Frame 1 (no input): blank canvas, image omitted
Frame 60 (no input): blank canvas, image omitted
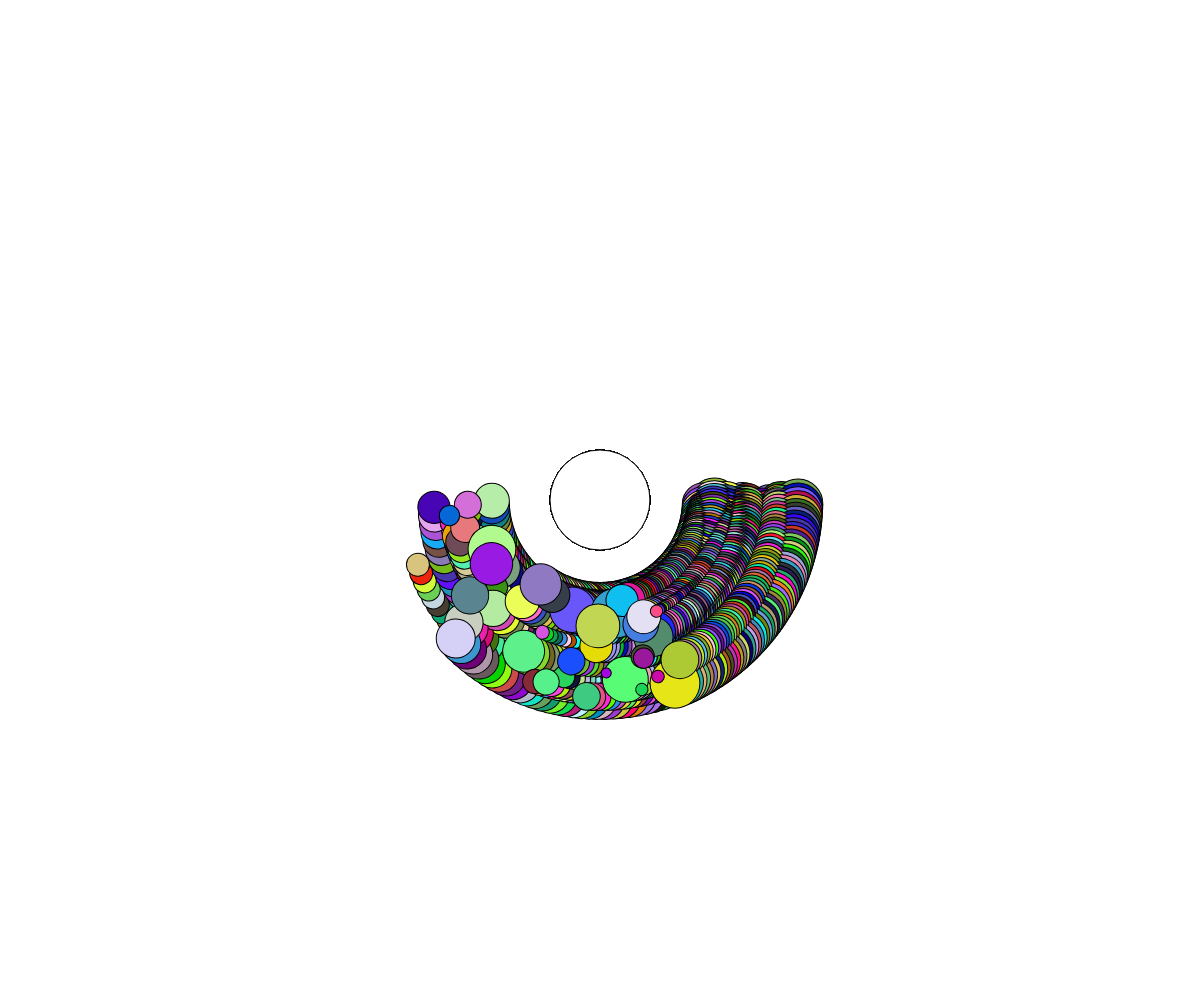
Frame 120 (the mouse pressed at the canvas centre since frame 60)

The p5.js sketch whose frames 1 and 60 were blank and that drew this single picture after the mouse press (run headless with seeded random() and noise() and a simulated clock; from frame 60 on, the mouse is pressed at the canvas centre):

// p5.js sketch
// ── sketch.js


let myplanet;

function setup() {
  createCanvas(windowWidth, windowHeight);
  angleMode(DEGREES);
  myplanet = new Planet (width/2, height/2);
}

function draw() {
  //background(220);
  myplanet.display();
}

function mousePressed(){
  if (keyIsPressed && keyCode === SHIFT){
    myplanet = new Planet(width/2, height/2)
  }
  else{
    for(let i = 0; i < 50; i ++){
      myplanet.createmoon();
    }
  }
  
  
}

function keyPressed(){
  if(keyCode !== SHIFT){
    myplanet.x = mouseX;
    myplanet.y = mouseY;
  }
}

class Planet{
  constructor(x,y){
    this.x = x; this.y = y; this.s = 100;
    this.moons = []
  }
  createmoon(){
    this.moons.push(new Moon());
  }
  display(){
    circle(this.x, this.y, this.s)
    for (let m of this.moons){
      m.update(this.x, this.y);
    }
  }
}

class Moon{
  constructor(){
    this.speed = random(1,3);
    this.angle = 0;
    this.orbitradius = random(100,200);
    this.s = random(10,50);
  }
  move(){
    this.angle += this.speed;
    
  }
  display(x,y){
    push();
    translate(x,y);
    rotate(this.angle);
    fill(random(255), random(255), random(255))
    circle(this.orbitradius, 0 ,this.s);
    pop();
  }

  update(x,y){
    this.move();
    this.display(x,y);
  }
}
